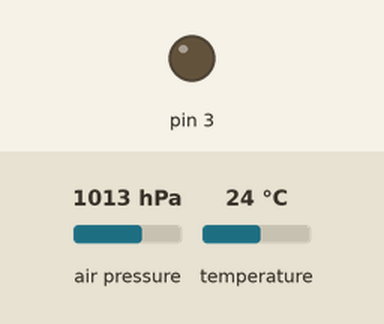
Simulated run of this sketch. Board: Arduino Uno, built with avr-gcc and run on an emulated ATmega328P. Parts: output pins drawn as LEDs (lit = HIGH). Dashed ring = blinking. Inputs (shaded band) come from the test bench; at power-on: air pressure 1013 hPa, temperature 24 °C. What the sketch prints to the serial monitor is not drawn.

Above: at 1.2 s.
1.3 s: air pressure set to 1025 hPa
At 1.43 s:
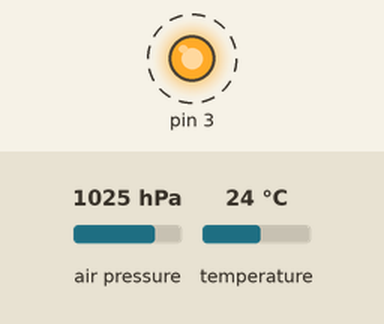
Timing chart, 0 to 4.3 s (numbered marks = the images above; inputs shaded):
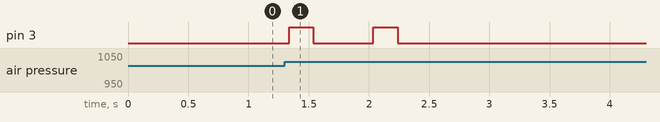

The sketch:

AltitudeKalmanFilterExample.ino
```cpp
#include <SimpleKalmanFilter.h>
#include <SFE_BMP180.h>
#include <math.h>

/*
 This sample code demonstrates how the SimpleKalmanFilter object can be used with a
 pressure sensor to smooth a set of altitude measurements.
 This example needs a BMP180 barometric sensor as a data source.
 https://www.sparkfun.com/products/11824

 SimpleKalmanFilter(e_mea, e_est, q);
 e_mea: Measurement Uncertainty
 e_est: Estimation Uncertainty
 q: Process Noise
 */
SimpleKalmanFilter pressureKalmanFilter(1, 1, 0.1);

SFE_BMP180 pressure;

// Serial output refresh time
const long SERIAL_REFRESH_TIME = 100;
long refresh_time;
long buzzerTime=0;

float baseline; // baseline pressure
float maxAltitude=0;
float oldAltitude=-1000;
bool azaliyor=0;
bool buzzer=0;
bool para=0;

double getPressure() {
  char status;
  double T,P;
  status = pressure.startTemperature();
  if (status != 0) {
    delay(status);
    status = pressure.getTemperature(T);
    if (status != 0) {
      status = pressure.startPressure(3);
      if (status != 0) {
        delay(status);
        status = pressure.getPressure(P,T);
        if (status != 0) {
          return(P);
        }
      }
    }
  }
}

void setup() {

  Serial.begin(115200);

  // BMP180 Pressure sensor start
  if (!pressure.begin()) {
    Serial.println("BMP180 Pressure Sensor Error!");
    while(1); // Pause forever.
  }
  baseline = getPressure();

  pinMode(3,OUTPUT);
}

void loop() {

  float p = getPressure();
  float altitude = pressure.altitude(p,baseline);
  float estimated_altitude = pressureKalmanFilter.updateEstimate(altitude);
  maxAltitude= (estimated_altitude<maxAltitude) ? maxAltitude : estimated_altitude;

  if(!buzzer&&azaliyor&&estimated_altitude<maxAltitude-1){
    digitalWrite(3,HIGH);
    buzzerTime=millis();
    buzzer=1;
    //delay(2000);
    //digitalWrite(3,LOW);
    }

  if(!para&&buzzer&&estimated_altitude<4.0) {
    digitalWrite(3,HIGH);
    delay(200);
    digitalWrite(3,LOW);
    delay(500);
    digitalWrite(3,HIGH);
    delay(200);
    digitalWrite(3,LOW);
    para=1;
    }

  if(estimated_altitude<oldAltitude) {
    azaliyor=1;
    }
    else {
     azaliyor=0;
    }
  oldAltitude=estimated_altitude;

  if(buzzer&&millis()>buzzerTime+2000) {
    digitalWrite(3,LOW);
    }

  if (millis() > refresh_time) {
    Serial.print(altitude,6);
    Serial.print(",");
    Serial.print(estimated_altitude,6);
    Serial.println();
    refresh_time=millis()+SERIAL_REFRESH_TIME;
  }

}
```

Measured:
- after the input at 1.3 s, pin 3: alternates HIGH for 0.20 s and LOW for 0.50 s, 4 changes in all, then stays LOW, starting at once
